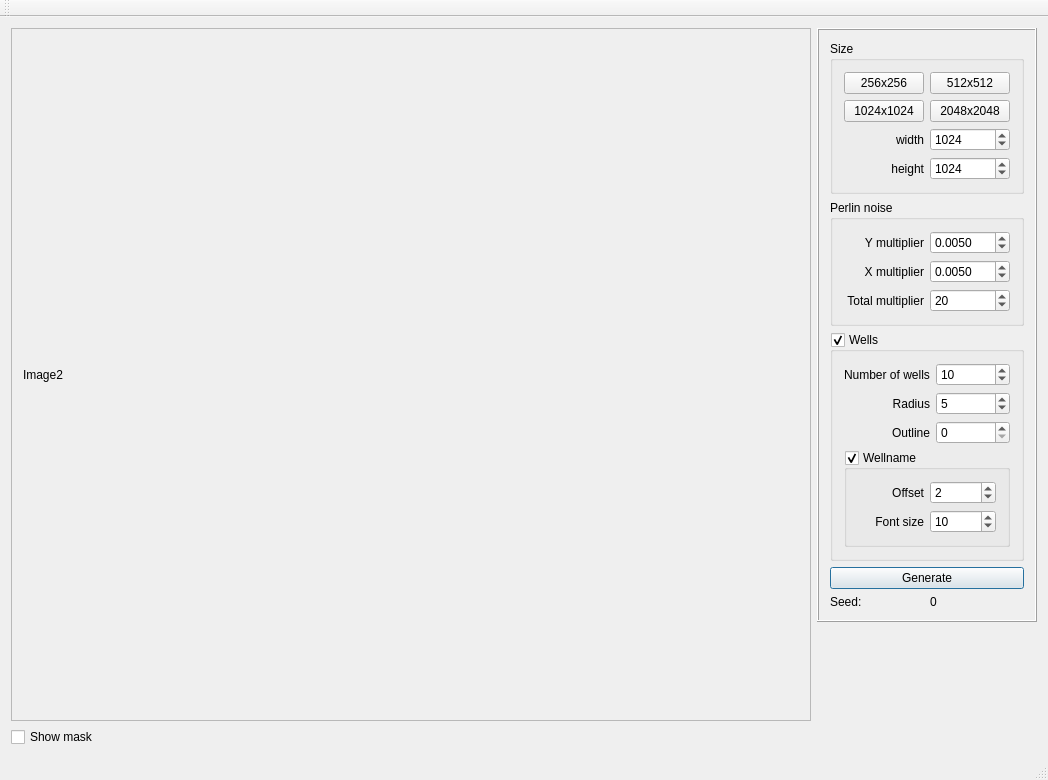
<?xml version="1.0" encoding="UTF-8"?>
<ui version="4.0">
 <class>ContoursGeneratorClass</class>
 <widget class="QMainWindow" name="ContoursGeneratorClass">
  <property name="geometry">
   <rect>
    <x>0</x>
    <y>0</y>
    <width>1048</width>
    <height>780</height>
   </rect>
  </property>
  <property name="windowTitle">
   <string>ContoursGenerator</string>
  </property>
  <widget class="QWidget" name="centralWidget">
   <layout class="QGridLayout" name="gridLayout">
    <item row="0" column="0">
     <layout class="QGridLayout" name="gridLayout_8">
      <item row="0" column="0">
       <widget class="QScrollArea" name="scrollArea">
        <property name="widgetResizable">
         <bool>true</bool>
        </property>
        <widget class="QWidget" name="scrollAreaWidgetContents">
         <property name="geometry">
          <rect>
           <x>0</x>
           <y>0</y>
           <width>782</width>
           <height>656</height>
          </rect>
         </property>
         <layout class="QGridLayout" name="gridLayout_3">
          <item row="0" column="0">
           <widget class="QLabel" name="label_Image">
            <property name="text">
             <string>Image2 </string>
            </property>
           </widget>
          </item>
         </layout>
        </widget>
       </widget>
      </item>
      <item row="0" column="2" rowspan="2">
       <layout class="QVBoxLayout" name="verticalLayout">
        <item>
         <widget class="QFrame" name="frame">
          <property name="frameShape">
           <enum>QFrame::Box</enum>
          </property>
          <property name="frameShadow">
           <enum>QFrame::Raised</enum>
          </property>
          <layout class="QGridLayout" name="gridLayout_2">
           <item row="8" column="0">
            <widget class="QLabel" name="label_3">
             <property name="text">
              <string>Seed:</string>
             </property>
            </widget>
           </item>
           <item row="4" column="0" colspan="2">
            <widget class="QGroupBox" name="groupBox">
             <property name="title">
              <string>Perlin noise</string>
             </property>
             <layout class="QGridLayout" name="gridLayout_4">
              <item row="2" column="1">
               <widget class="QDoubleSpinBox" name="doubleSpinBox_Ymul">
                <property name="decimals">
                 <number>4</number>
                </property>
                <property name="singleStep">
                 <double>0.000100000000000</double>
                </property>
                <property name="value">
                 <double>0.005000000000000</double>
                </property>
               </widget>
              </item>
              <item row="3" column="1">
               <widget class="QSpinBox" name="spinBox_mul">
                <property name="value">
                 <number>20</number>
                </property>
               </widget>
              </item>
              <item row="0" column="1">
               <widget class="QDoubleSpinBox" name="doubleSpinBox_Xmul">
                <property name="decimals">
                 <number>4</number>
                </property>
                <property name="singleStep">
                 <double>0.000100000000000</double>
                </property>
                <property name="value">
                 <double>0.005000000000000</double>
                </property>
               </widget>
              </item>
              <item row="0" column="0">
               <widget class="QLabel" name="label_4">
                <property name="text">
                 <string>Y multiplier</string>
                </property>
                <property name="alignment">
                 <set>Qt::AlignRight|Qt::AlignTrailing|Qt::AlignVCenter</set>
                </property>
               </widget>
              </item>
              <item row="2" column="0">
               <widget class="QLabel" name="label_5">
                <property name="text">
                 <string>X multiplier</string>
                </property>
                <property name="alignment">
                 <set>Qt::AlignRight|Qt::AlignTrailing|Qt::AlignVCenter</set>
                </property>
               </widget>
              </item>
              <item row="3" column="0">
               <widget class="QLabel" name="label_6">
                <property name="text">
                 <string>Total multiplier</string>
                </property>
                <property name="alignment">
                 <set>Qt::AlignRight|Qt::AlignTrailing|Qt::AlignVCenter</set>
                </property>
               </widget>
              </item>
             </layout>
            </widget>
           </item>
           <item row="8" column="1">
            <widget class="QLabel" name="label_Seed">
             <property name="text">
              <string>0</string>
             </property>
            </widget>
           </item>
           <item row="0" column="0" colspan="2">
            <widget class="QGroupBox" name="groupBox_2">
             <property name="title">
              <string>Size</string>
             </property>
             <layout class="QGridLayout" name="gridLayout_5">
              <item row="3" column="1">
               <widget class="QSpinBox" name="spinBox_Height">
                <property name="minimum">
                 <number>1</number>
                </property>
                <property name="maximum">
                 <number>10000</number>
                </property>
                <property name="stepType">
                 <enum>QAbstractSpinBox::AdaptiveDecimalStepType</enum>
                </property>
                <property name="value">
                 <number>1024</number>
                </property>
               </widget>
              </item>
              <item row="0" column="1">
               <widget class="QPushButton" name="pushButton_512">
                <property name="text">
                 <string>512x512</string>
                </property>
               </widget>
              </item>
              <item row="2" column="0">
               <widget class="QLabel" name="label">
                <property name="text">
                 <string>width</string>
                </property>
                <property name="alignment">
                 <set>Qt::AlignRight|Qt::AlignTrailing|Qt::AlignVCenter</set>
                </property>
               </widget>
              </item>
              <item row="3" column="0">
               <widget class="QLabel" name="label_2">
                <property name="text">
                 <string>height</string>
                </property>
                <property name="alignment">
                 <set>Qt::AlignRight|Qt::AlignTrailing|Qt::AlignVCenter</set>
                </property>
               </widget>
              </item>
              <item row="0" column="0">
               <widget class="QPushButton" name="pushButton_256">
                <property name="text">
                 <string>256x256</string>
                </property>
               </widget>
              </item>
              <item row="2" column="1">
               <widget class="QSpinBox" name="spinBox_Width">
                <property name="minimum">
                 <number>1</number>
                </property>
                <property name="maximum">
                 <number>10000</number>
                </property>
                <property name="stepType">
                 <enum>QAbstractSpinBox::AdaptiveDecimalStepType</enum>
                </property>
                <property name="value">
                 <number>1024</number>
                </property>
               </widget>
              </item>
              <item row="1" column="0">
               <widget class="QPushButton" name="pushButton_1024">
                <property name="text">
                 <string>1024x1024</string>
                </property>
               </widget>
              </item>
              <item row="1" column="1">
               <widget class="QPushButton" name="pushButton_2048">
                <property name="text">
                 <string>2048x2048</string>
                </property>
               </widget>
              </item>
             </layout>
            </widget>
           </item>
           <item row="5" column="0" colspan="2">
            <widget class="QGroupBox" name="groupBox_Wells">
             <property name="title">
              <string>Wells</string>
             </property>
             <property name="checkable">
              <bool>true</bool>
             </property>
             <layout class="QGridLayout" name="gridLayout_6">
              <item row="5" column="0" colspan="2">
               <widget class="QGroupBox" name="groupBox_Wellname">
                <property name="title">
                 <string>Wellname</string>
                </property>
                <property name="checkable">
                 <bool>true</bool>
                </property>
                <layout class="QGridLayout" name="gridLayout_7">
                 <item row="2" column="0">
                  <widget class="QLabel" name="label_10">
                   <property name="text">
                    <string>Offset</string>
                   </property>
                   <property name="alignment">
                    <set>Qt::AlignRight|Qt::AlignTrailing|Qt::AlignVCenter</set>
                   </property>
                  </widget>
                 </item>
                 <item row="4" column="0">
                  <widget class="QLabel" name="label_9">
                   <property name="text">
                    <string>Font size</string>
                   </property>
                   <property name="alignment">
                    <set>Qt::AlignRight|Qt::AlignTrailing|Qt::AlignVCenter</set>
                   </property>
                  </widget>
                 </item>
                 <item row="4" column="1">
                  <widget class="QSpinBox" name="spinBox_wellFontSize">
                   <property name="value">
                    <number>10</number>
                   </property>
                  </widget>
                 </item>
                 <item row="2" column="1">
                  <widget class="QSpinBox" name="spinBox_WellnameOffset">
                   <property name="value">
                    <number>2</number>
                   </property>
                  </widget>
                 </item>
                </layout>
               </widget>
              </item>
              <item row="0" column="0">
               <widget class="QLabel" name="label_7">
                <property name="text">
                 <string>Number of wells</string>
                </property>
               </widget>
              </item>
              <item row="0" column="1">
               <widget class="QSpinBox" name="spinBox_Wells">
                <property name="maximum">
                 <number>1000000</number>
                </property>
                <property name="value">
                 <number>10</number>
                </property>
               </widget>
              </item>
              <item row="1" column="0">
               <widget class="QLabel" name="label_8">
                <property name="text">
                 <string>Radius</string>
                </property>
                <property name="alignment">
                 <set>Qt::AlignRight|Qt::AlignTrailing|Qt::AlignVCenter</set>
                </property>
               </widget>
              </item>
              <item row="1" column="1">
               <widget class="QSpinBox" name="spinBox_WellRadius">
                <property name="value">
                 <number>5</number>
                </property>
               </widget>
              </item>
              <item row="2" column="1">
               <widget class="QSpinBox" name="spinBox_WellOutline">
                <property name="value">
                 <number>0</number>
                </property>
               </widget>
              </item>
              <item row="2" column="0">
               <widget class="QLabel" name="label_11">
                <property name="text">
                 <string>Outline</string>
                </property>
                <property name="alignment">
                 <set>Qt::AlignRight|Qt::AlignTrailing|Qt::AlignVCenter</set>
                </property>
               </widget>
              </item>
             </layout>
            </widget>
           </item>
           <item row="7" column="0" colspan="2">
            <widget class="QPushButton" name="pushButton_Generate">
             <property name="text">
              <string>Generate</string>
             </property>
             <property name="autoDefault">
              <bool>false</bool>
             </property>
             <property name="default">
              <bool>true</bool>
             </property>
            </widget>
           </item>
          </layout>
         </widget>
        </item>
        <item>
         <spacer name="verticalSpacer">
          <property name="orientation">
           <enum>Qt::Vertical</enum>
          </property>
          <property name="sizeHint" stdset="0">
           <size>
            <width>20</width>
            <height>40</height>
           </size>
          </property>
         </spacer>
        </item>
       </layout>
      </item>
      <item row="1" column="0">
       <widget class="QCheckBox" name="checkBox_ShowMask">
        <property name="text">
         <string>Show mask</string>
        </property>
       </widget>
      </item>
     </layout>
    </item>
   </layout>
  </widget>
  <widget class="QMenuBar" name="menuBar">
   <property name="geometry">
    <rect>
     <x>0</x>
     <y>0</y>
     <width>1048</width>
     <height>25</height>
    </rect>
   </property>
  </widget>
  <widget class="QToolBar" name="mainToolBar">
   <attribute name="toolBarArea">
    <enum>TopToolBarArea</enum>
   </attribute>
   <attribute name="toolBarBreak">
    <bool>false</bool>
   </attribute>
  </widget>
  <widget class="QStatusBar" name="statusBar"/>
 </widget>
 <layoutdefault spacing="6" margin="11"/>
 <resources>
  <include location="ContoursGenerator.qrc"/>
 </resources>
 <connections/>
</ui>
